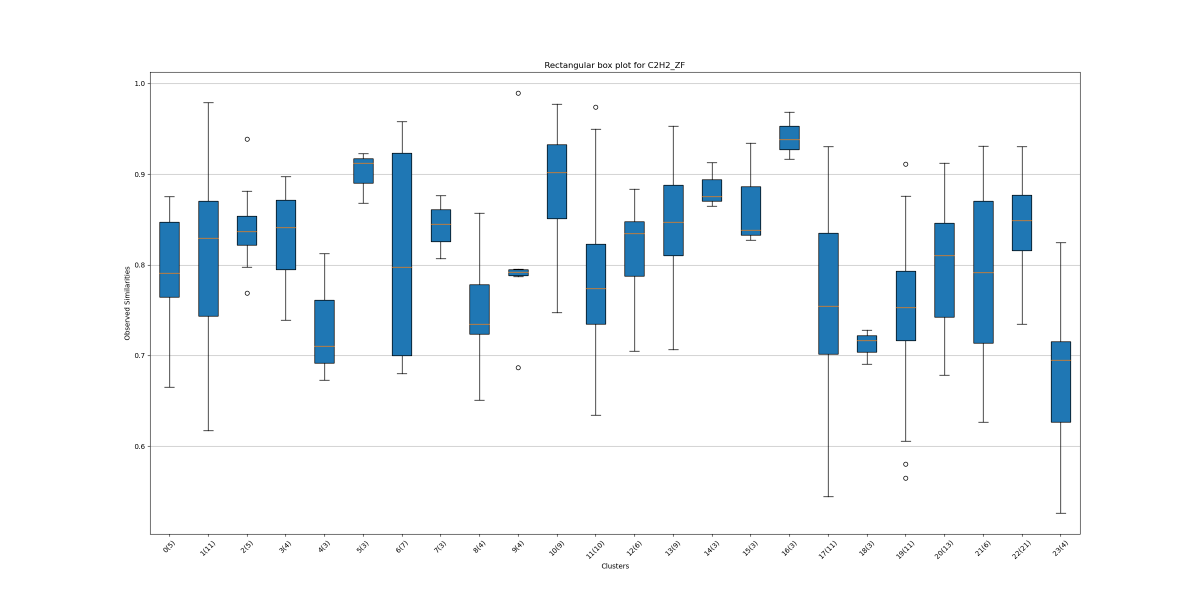
#> input picture data/out/Comparison/plots/abc4pwm/boxplots/C2H2_ZF_boxplot.png, 2400 x 1200 px (shown at 1/2 size)
$ python -i searching.py   (imports and definitions only)   (older library calls are emulated)
#> lines starting #> are read from the running program, lines starting #| are printed output that depends on the picture
import glob
import os
import numpy as np
from PIL import Image
from abc4pwm.energy_to_p import read_energy_matrix, read_energy_matrix_jaspar, read_energy_matrix_transfac
from abc4pwm.similarity_score import compute_similarity_score4alignment
import shutil
from fpdf import FPDF
from abc4pwm.make_pwm_logo import make_logo
from abc4pwm.convert_count_to_pwm import motif_weight2p
from abc4pwm.format_conversion import Conversion
from itertools import islice

def take(n, iterable):
    "Return first n items of the iterable as a list"
    return list(islice(iterable, n))

# [252 lines left out: functions searching, plot_search_result, not called in this run]

def croping(img, type = 'common'):           #cropping image
#> called with type = 'common'
    im = Image.open(img)
#> im is the input picture: PIL image 2400x1200 RGBA; mean R, G, B, A 242.8, 246.3, 248.8, 255
    temp = img
    width, height = im.size
#> width = 2400; height = 1200

    # Setting the points for cropped image
    if 'common' in type:
        left = 0
        top = height / 2
#> top = 600
        right = width
#> right = 2400
        bottom = height
#> bottom = 1200
    elif 'rep' in type:
        left = 0
        top = height / 4
        right = width
        bottom = height
    else:
        pass

    im1 = im.crop((left, top, right, bottom))
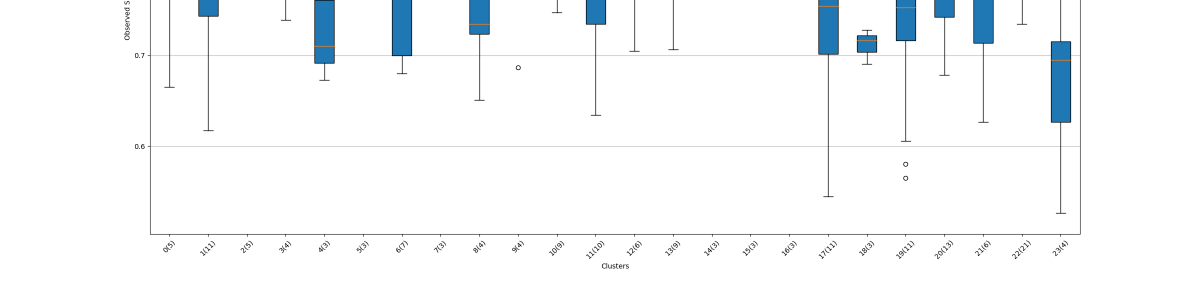
#> im1: PIL image 2400x600 RGBA (shown at 1/2 size); mean R, G, B, A 247.3, 249.3, 250.7, 255


    if 'common' in type:
    # Resizing
        basewidth = 200
        wpercent = (basewidth/float(im1.size[0]))
#> wpercent = 0.0833
        hsize = int((float(im1.size[1])*float(wpercent)))
#> hsize = 50
        #jbw 2024
        #im1 = im1.resize((basewidth,hsize), Image.ANTIALIAS)
        im1 = im1.resize((basewidth,hsize) , Image.Resampling.LANCZOS)
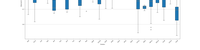
#> im1: PIL image 200x50 RGBA; mean R, G, B, A 246.8, 248.9, 250.3, 255
    elif 'rep' in type:
        basewidth = 400
        wpercent = (basewidth / float(im1.size[0]))
        hsize = int((float(im1.size[1]) * float(wpercent)))
        #jbw 2024
        #im1 = im1.resize((basewidth, hsize), Image.ANTIALIAS)
        im1 = im1.resize((basewidth, hsize) ,  Image.Resampling.LANCZOS)
    else:
        pass
    #jbw 2024
    im1.save(temp)


# [21 lines left out: functions plotdirectory, empty_dir, not called in this run]


# [7 lines not run here, left out]

>>> result = croping('../data/out/Comparison/plots/abc4pwm/boxplots/C2H2_ZF_boxplot.png')
